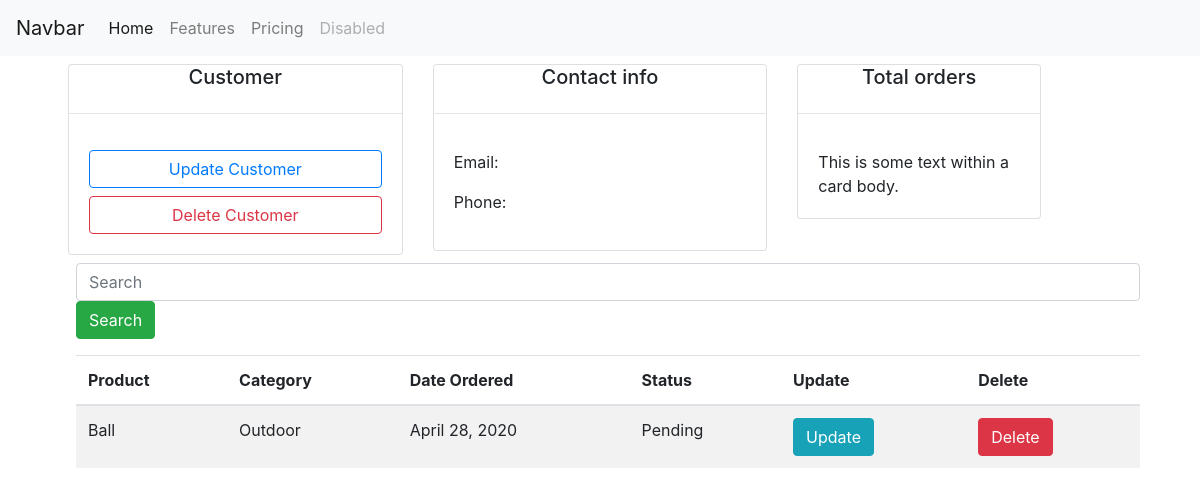
/customer/3/, run on an earlier commit of the app's database.
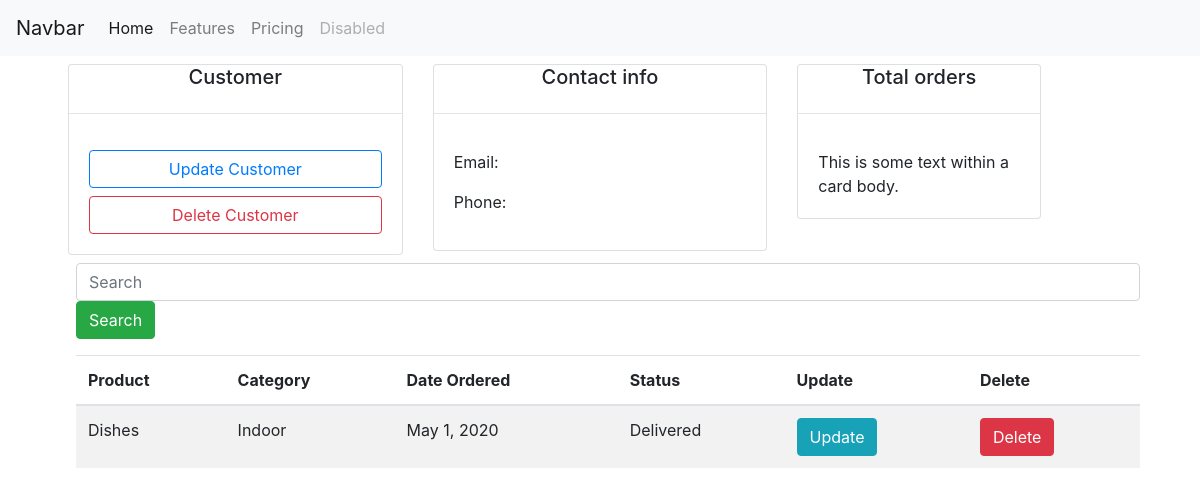
And on a later commit of the database.
### crmapp/models.py (models this page shows, shortened)
class Order(models.Model):
  STATUS=(
    ('Pending','Pending'),
    ('Out for delivery','Out for delivery'),
    ('Delivered','Delivered'),
  )
  customer = models.ForeignKey(Customer,null=True, on_delete=models.SET_NULL)
  product = models.ForeignKey(Product,null=True,on_delete=models.SET_NULL)
  date_created = models.DateField(auto_now_add=True)
  status = models.CharField(max_length=200,null=True,choices=STATUS)

class Product(models.Model):
  Category=(
    ('Indoor','Indoor'),
    ('Outdoor','Outdoor'),
  )
  name = models.CharField(max_length=200)
  price = models.FloatField(null=True)
  category = models.CharField(max_length=200, null=True,choices=Category)
  description = models.CharField(max_length=200,null=True,blank=True)
  date_created = models.DateTimeField(auto_now_add=True,null=True)
  tags = models.ManyToManyField(Tag)
  def __str__(self):
    return self.name

### crmapp/views.py (the view)
# urls.py: path('customer/<str:pk>/',views.customer,name='customer'),
def customer(request,pk):
  customer = Customer.objects.get(id=pk)
  orders   = customer.order_set.all()
  context  = {'customer':customer,'orders':orders}
  return render(request,'accounts/customer.html',context)

### crmapp/templates/accounts/customer.html (shortened to what this page needs)
{% extends '../accounts/base.html' %}
{%block content %}
<div class="row m-2">
  <div class="col-md-4">
    <div class="card">
      <h5 class="text-center">Customer</h5>
      <hr>
      <div class="card-body ">
        <button type="button" class="btn btn-outline-primary btn-block">Update Customer </button>
        <button type="button" class="btn btn-outline-danger btn-block">Delete Customer </button>
      </div>
    </div>
  </div>
  <div class="col-md-4">
    <div class="card">
      <h5 class="text-center">Contact info</h5>
      <hr>
      <div class="card-body">
      <p>Email:</p>
       <p>Phone:</p>
      </div>
    </div>
  </div>
  <div class="col-md-3">
    <div class="card">
      <h5 class="text-center">Total orders</h5>
      <hr>
      <div class="card-body">
        This is some text within a card body.
      </div>
    </div>
  </div>
  <div class="col-md-12 m-2">
    <input class="form-control mr-sm-2" type="text" placeholder="Search">
    <button class="btn btn-success" type="submit">Search</button>
  </div>
  <div class="col-md-12 m-2">
    <table class="table table-striped">
      <thead>
        <tr>
          <th scope="col">Product</th>
          <th scope="col">Category</th>
          <th scope="col">Date Ordered</th>
          <th scope="col">Status</th>
          <th scope="col">Update</th>
          <th scope="col">Delete</th>
        </tr>
      </thead>
      <tbody>
        {% for order in orders %}
        <tr>
          <td>{{ order.product }}</td>
          <td>{{ order.product.category }}</td>
          <td> {{ order.date_created }} </td>
          <td>{{ order.status }}</td>
          <td> <a class="btn btn-info" href="#" role="button">Update</a></td>
          <td> <a class="btn btn-danger" href="#" role="button">Delete</a></td>
        </tr>
        {% endfor %}
      </tbody>
    </table>
  </div>
</div>
{% endblock %}

### crmapp/templates/accounts/base.html (shortened to what this page needs)
<!doctype html>
<html lang="en">
  <head>
    <link rel="stylesheet" href="https://stackpath.bootstrapcdn.com/bootstrap/4.4.1/css/bootstrap.min.css">
  </head>
  <body>
    <nav class="navbar navbar-expand-lg navbar-light bg-light">
      <a class="navbar-brand" href="#">Navbar</a>
      <div class="collapse navbar-collapse" id="navbarNavAltMarkup">
        <div class="navbar-nav">
          <a class="nav-item nav-link active" href="#">Home <span class="sr-only">(current)</span></a>
          <a class="nav-item nav-link" href="#">Features</a>
          <a class="nav-item nav-link" href="#">Pricing</a>
          <a class="nav-item nav-link disabled" href="#" tabindex="-1" aria-disabled="true">Disabled</a>
        </div>
      </div>
    </nav>
    <div class="container">
      {% block content %}
      {%endblock %}
    </div>
  </body>
</html>

What changed in the data, as far as the page shows it:
removed Order: product "Ball", product.category "Outdoor", date_created "April 28, 2020", status "Pending"
added Order: product "Dishes", product.category "Indoor", date_created "May 1, 2020", status "Delivered"
